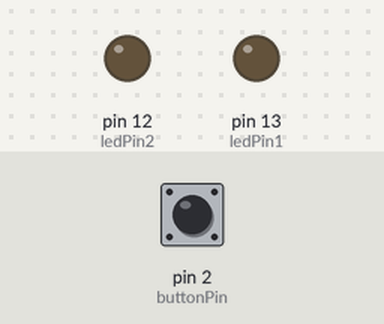
The sketch below on a simulated Arduino Uno, built with avr-gcc and run on an emulated ATmega328P. On the bench: output pins drawn as LEDs (lit = HIGH). The inputs (shaded band) are chosen by the test bench; at power-on: pin 2 (buttonPin) HIGH.

Above: at 1.2 s.
1.3 s: pin 2 (buttonPin) pulled LOW for 0.15 s
At 2.0 s:
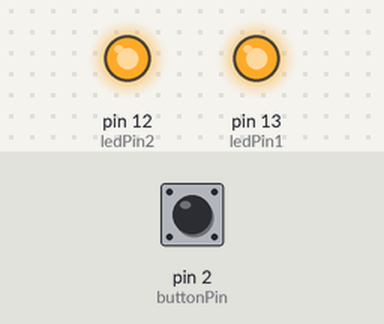
2.9 s: pin 2 (buttonPin) pulled LOW for 1 s
At 4.4 s:
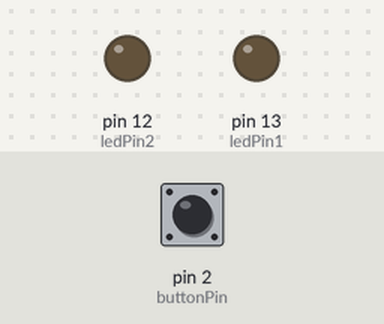
5.4 s: pin 2 (buttonPin) pulled LOW for 3.2 s
At 6.3 s:
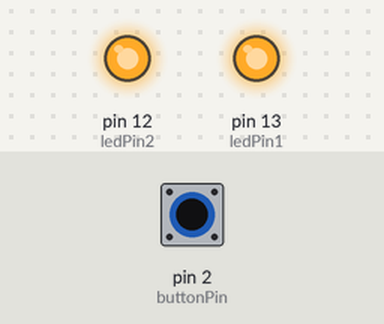
Timing chart, 0 to 8.4 s (numbered marks = the images above; inputs shaded):
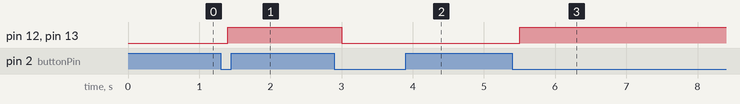

The sketch:

PUTRI.ino
```cpp
int buttonPin = 2;
int ledPin1 = 13;
int ledPin2 = 12;
bool ledsOn = false;

void setup() {
  pinMode(ledPin1, OUTPUT);
  pinMode(ledPin2, OUTPUT);
  pinMode(buttonPin, INPUT_PULLUP);
}

void loop() {
  int buttonState = digitalRead(buttonPin);

  if (buttonState == LOW) {
    delay(100);
    if (!ledsOn) {
      ledsOn = true;
      digitalWrite(ledPin1, HIGH);
      digitalWrite(ledPin2, HIGH);
    } else {
      ledsOn = false;
      digitalWrite(ledPin1, LOW);
      digitalWrite(ledPin2, LOW);
    }
    while (digitalRead(buttonPin) == LOW) {
    }
  }
}
```

Measured:
- after the input at 1.3 s, pin 12 (ledPin2), pin 13 (ledPin1): LOW → HIGH after 0.10 s
- after the input at 2.9 s, pin 12 (ledPin2), pin 13 (ledPin1): HIGH → LOW after 0.10 s
- after the input at 5.4 s, pin 12 (ledPin2), pin 13 (ledPin1): LOW → HIGH after 0.10 s
